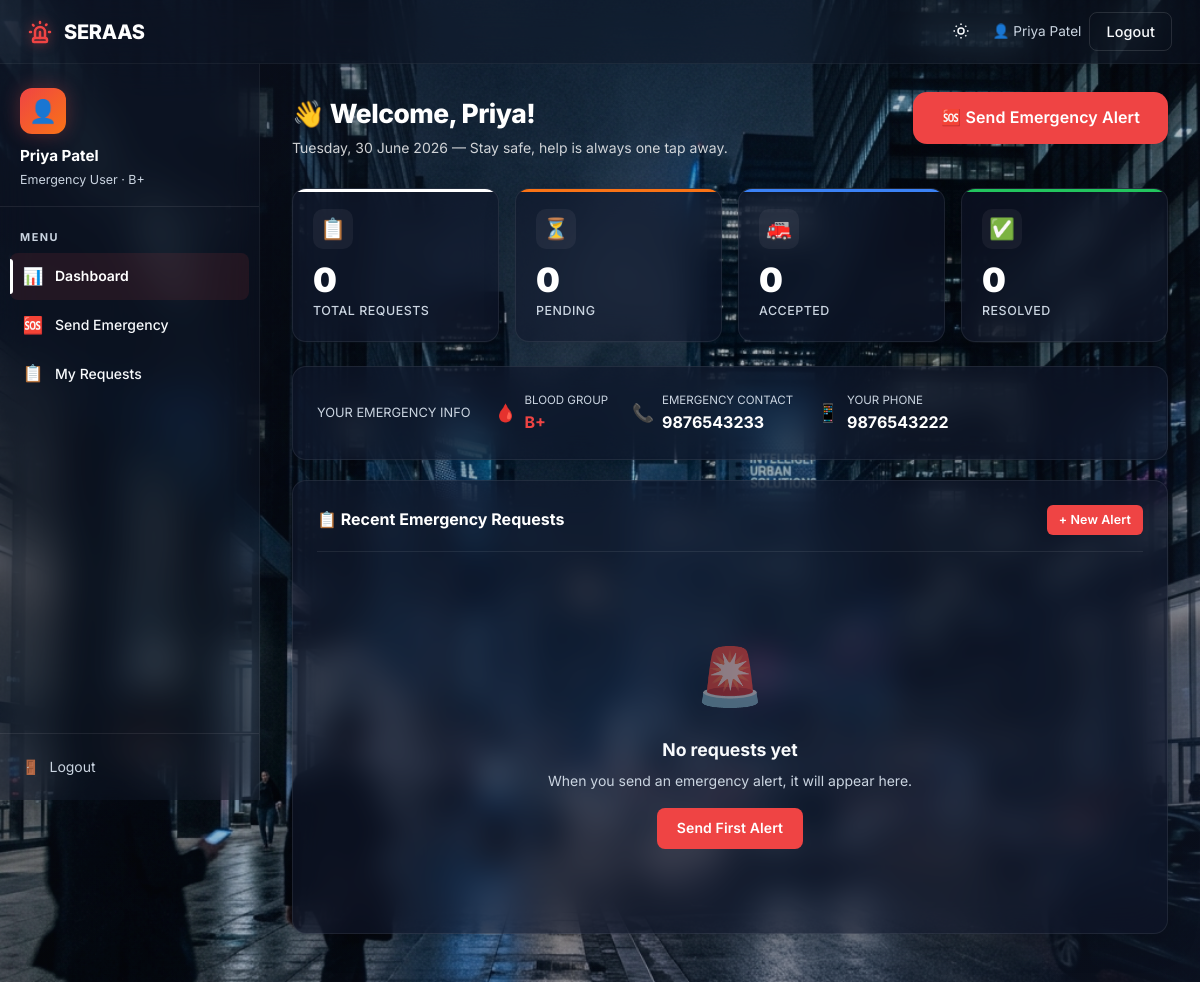
The page /user/dashboard.php (signed in) on the database its author committed.
### tables this page shows
CREATE TABLE users (id INT AUTO_INCREMENT PRIMARY KEY, name VARCHAR(100) NOT NULL, email VARCHAR(150) NOT NULL UNIQUE, phone VARCHAR(20) NOT NULL, password VARCHAR(255) NOT NULL, address TEXT, blood_group VARCHAR(5) DEFAULT NULL, emergency_contact VARCHAR(20) DEFAULT NULL, status ENUM('active','inactive') DEFAULT 'active', created_at TIMESTAMP DEFAULT CURRENT_TIMESTAMP);

### user/dashboard.php (the view, shortened to what this page needs)
<?php
require_once '../db.php';
$uid  = (int)$_SESSION['user_id'];
$name = $_SESSION['user_name'];
function count_req($conn, $uid, $status = null) {
    $sql = $status
        ? "SELECT COUNT(*) FROM emergency_requests WHERE user_id=? AND status=?"
        : "SELECT COUNT(*) FROM emergency_requests WHERE user_id=?";
    $st = mysqli_prepare($conn, $sql);
    $status ? mysqli_stmt_bind_param($st,'is',$uid,$status) : mysqli_stmt_bind_param($st,'i',$uid);
    mysqli_stmt_execute($st);
    mysqli_stmt_bind_result($st,$c); mysqli_stmt_fetch($st);
    return $c;
}
$total    = count_req($conn, $uid);
$pending  = count_req($conn, $uid, 'Pending');
$accepted = count_req($conn, $uid, 'Accepted');
$resolved = count_req($conn, $uid, 'Resolved');
$stmt = mysqli_prepare($conn,
    "SELECT * FROM emergency_requests WHERE user_id=? ORDER BY request_time DESC LIMIT 20");
mysqli_stmt_bind_param($stmt,'i',$uid);
mysqli_stmt_execute($stmt);
$requests = mysqli_stmt_get_result($stmt);
$ustmt = mysqli_prepare($conn, "SELECT * FROM users WHERE id=?");
mysqli_stmt_bind_param($ustmt,'i',$uid);
mysqli_stmt_execute($ustmt);
$user = mysqli_fetch_assoc(mysqli_stmt_get_result($ustmt));
?>
<!DOCTYPE html>
<html lang="en">
<head>
<link rel="stylesheet" href="../assets/css/style.css?v=5.0">
</head>
<body class="login-bg-user">
<div class="login-bg-overlay"></div>
<nav class="navbar">
  <div class="nav-brand"> SERAAS</div>
  <div class="nav-links">
    <button id="theme-toggle" class="btn btn-ghost btn-sm" aria-label="Toggle Theme" style="padding:6px;margin-right:8px;">
    </button>
    <span style="color:var(--text3);font-size:.85rem;">👤 <?= htmlspecialchars($name) ?></span>
    <a href="../logout.php" class="btn btn-ghost btn-sm">Logout</a>
  </div>
</nav>
<div class="layout">
  <div class="sidebar">
    <div class="sidebar-header">
      <div class="sidebar-avatar">👤</div>
      <div class="sidebar-name"><?= htmlspecialchars($name) ?></div>
      <div class="sidebar-role">Emergency User <?php if($user['blood_group']): ?> · <?= htmlspecialchars($user['blood_group']) ?><?php endif; ?></div>
    </div>
    <div class="sidebar-nav">
      <div class="nav-section-label">Menu</div>
      <a href="dashboard.php" class="active"><span class="nav-icon">📊</span> Dashboard</a>
      <a href="send_request.php"><span class="nav-icon">🆘</span> Send Emergency
      </a>
      <a href="my_requests.php"><span class="nav-icon">📋</span> My Requests</a>
    </div>
    <div class="sidebar-footer">
      <a href="../logout.php"><span class="nav-icon">🚪</span> Logout</a>
    </div>
  </div>
  <div class="main-content">
    <div class="page-header">
      <div class="page-header-left">
        <h1>👋 Welcome, <?= htmlspecialchars(explode(' ',$name)[0]) ?>!</h1>
        <p><?= date('l, d F Y') ?> — Stay safe, help is always one tap away.</p>
      </div>
      <a href="send_request.php" class="btn btn-primary btn-lg" style="animation:pulse-anim 2s infinite;">
        🆘 Send Emergency Alert
      </a>
    </div>
    <div class="stats-grid">
      <div class="stat-card">
        <div class="stat-icon-wrap">📋</div>
        <div class="stat-num" data-target="<?= $total ?>"><?= $total ?></div>
        <div class="stat-label">Total Requests</div>
      </div>
      <div class="stat-card orange">
        <div class="stat-icon-wrap">⏳</div>
        <div class="stat-num" data-target="<?= $pending ?>"><?= $pending ?></div>
        <div class="stat-label">Pending</div>
      </div>
      <div class="stat-card blue">
        <div class="stat-icon-wrap">🚒</div>
        <div class="stat-num" data-target="<?= $accepted ?>"><?= $accepted ?></div>
        <div class="stat-label">Accepted</div>
      </div>
      <div class="stat-card green">
        <div class="stat-icon-wrap">✅</div>
        <div class="stat-num" data-target="<?= $resolved ?>"><?= $resolved ?></div>
        <div class="stat-label">Resolved</div>
      </div>
    </div>
    <?php if ($user['blood_group'] || $user['emergency_contact']): ?>
    <div class="card" style="margin-bottom:20px;background:rgba(239,68,68,.05);border-color:rgba(239,68,68,.2);">
      <div style="display:flex;gap:24px;flex-wrap:wrap;align-items:center;">
        <div style="font-size:.8rem;color:var(--text3);">YOUR EMERGENCY INFO</div>
        <?php if($user['blood_group']): ?>
          <div style="display:flex;align-items:center;gap:8px;">
            <span style="font-size:1.1rem;">🩸</span>
            <div><div style="font-size:.72rem;color:var(--text3);">BLOOD GROUP</div>
            <div style="font-weight:700;color:var(--red);"><?= htmlspecialchars($user['blood_group']) ?></div></div>
          </div>
        <?php endif; ?>
        <?php if($user['emergency_contact']): ?>
          <div style="display:flex;align-items:center;gap:8px;">
            <span style="font-size:1.1rem;">📞</span>
            <div><div style="font-size:.72rem;color:var(--text3);">EMERGENCY CONTACT</div>
            <div style="font-weight:700;"><?= htmlspecialchars($user['emergency_contact']) ?></div></div>
          </div>
        <?php endif; ?>
        <?php if($user['phone']): ?>
          <div style="display:flex;align-items:center;gap:8px;">
            <span style="font-size:1.1rem;">📱</span>
            <div><div style="font-size:.72rem;color:var(--text3);">YOUR PHONE</div>
            <div style="font-weight:700;"><?= htmlspecialchars($user['phone']) ?></div></div>
          </div>
        <?php endif; ?>
      </div>
    </div>
    <?php endif; ?>
    <div class="card">
      <div class="card-header">
        <div class="card-title">📋 Recent Emergency Requests</div>
        <a href="send_request.php" class="btn btn-primary btn-sm">+ New Alert</a>
      </div>
      <?php if (mysqli_num_rows($requests) === 0): ?>
        <div class="empty-state">
          <div class="empty-icon">🚨</div>
          <div class="empty-title">No requests yet</div>
          <div class="empty-desc">When you send an emergency alert, it will appear here.</div>
          <a href="send_request.php" class="btn btn-primary" style="margin-top:16px;">Send First Alert</a>
        </div>
      <?php endif; ?>
    </div>
  </div>
</div>
</body>
</html>

### rows shown on the page
users: blood_group "B+", emergency_contact "9876543233", phone "9876543222"

### other values the page prints
$name "Priya Patel"
explode(' ',$name)[0] "Priya"
$total "0"
$pending "0"
$accepted "0"
$resolved "0"
